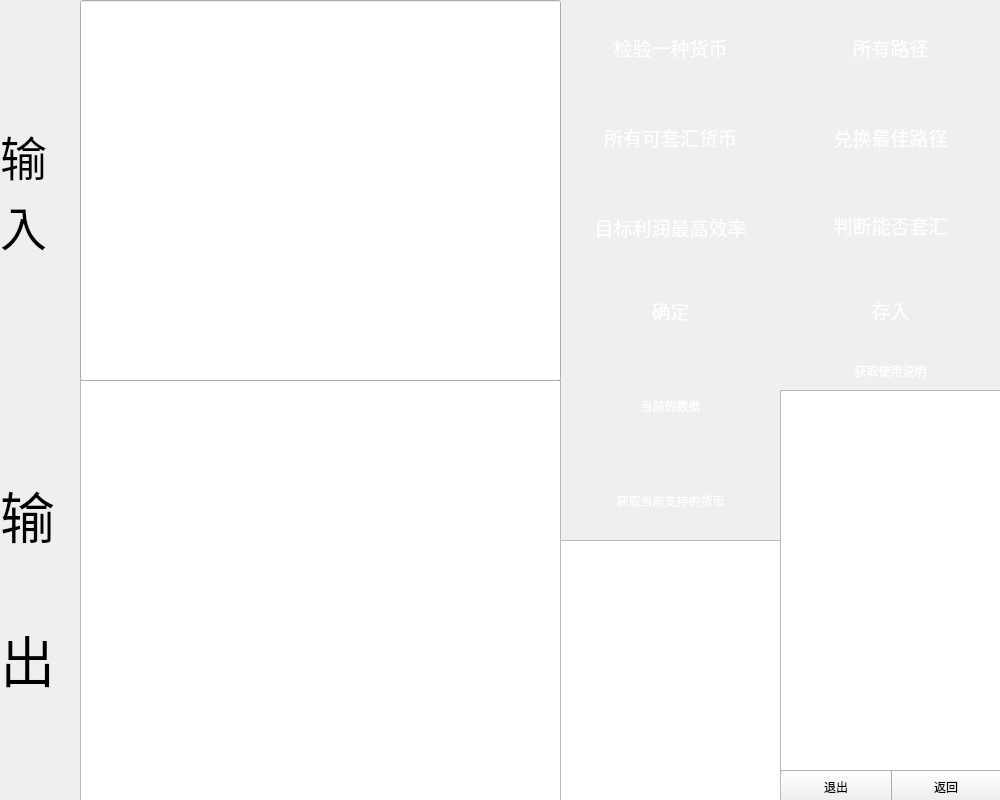
<?xml version="1.0" encoding="UTF-8"?>
<ui version="4.0">
 <class>Function</class>
 <widget class="QWidget" name="Function">
  <property name="geometry">
   <rect>
    <x>0</x>
    <y>0</y>
    <width>1000</width>
    <height>800</height>
   </rect>
  </property>
  <property name="windowTitle">
   <string>Form</string>
  </property>
  <widget class="QPushButton" name="pushButton">
   <property name="geometry">
    <rect>
     <x>890</x>
     <y>770</y>
     <width>112</width>
     <height>34</height>
    </rect>
   </property>
   <property name="text">
    <string>返回</string>
   </property>
  </widget>
  <widget class="QPushButton" name="pushButton_2">
   <property name="geometry">
    <rect>
     <x>780</x>
     <y>770</y>
     <width>112</width>
     <height>34</height>
    </rect>
   </property>
   <property name="text">
    <string>退出</string>
   </property>
  </widget>
  <widget class="QTextBrowser" name="textBrowser">
   <property name="geometry">
    <rect>
     <x>560</x>
     <y>540</y>
     <width>221</width>
     <height>261</height>
    </rect>
   </property>
  </widget>
  <widget class="QPushButton" name="pushButton_3">
   <property name="geometry">
    <rect>
     <x>560</x>
     <y>460</y>
     <width>221</width>
     <height>81</height>
    </rect>
   </property>
   <property name="styleSheet">
    <string notr="true">QPushButton
{
	background-color: qlineargradient(spread:pad, x1:0.52, 	y1:1, x2:0.54, y2:0, 
	stop:0.0112994 rgba(64, 145, 252, 255), 
	stop:1 rgba(255, 255, 255, 255));
	color: rgb(255, 255, 255);
 
	border:0px groove gray;border-radius:
}
QPushButton:hover
{
	background-color: qlineargradient(spread:pad, x1:0.52, 	y1:1, x2:0.54, y2:0, 
	stop:0.0112994 rgba(255, 255, 255, 255), 
	stop:1 rgba(64, 145, 252, 255));
}</string>
   </property>
   <property name="text">
    <string>获取当前支持的货币</string>
   </property>
  </widget>
  <widget class="QTextBrowser" name="textBrowser_2">
   <property name="geometry">
    <rect>
     <x>80</x>
     <y>380</y>
     <width>481</width>
     <height>421</height>
    </rect>
   </property>
   <property name="font">
    <font>
     <pointsize>18</pointsize>
    </font>
   </property>
  </widget>
  <widget class="QLineEdit" name="lineEdit">
   <property name="geometry">
    <rect>
     <x>80</x>
     <y>0</y>
     <width>481</width>
     <height>381</height>
    </rect>
   </property>
  </widget>
  <widget class="QLabel" name="label">
   <property name="geometry">
    <rect>
     <x>0</x>
     <y>0</y>
     <width>81</width>
     <height>381</height>
    </rect>
   </property>
   <property name="font">
    <font>
     <pointsize>35</pointsize>
    </font>
   </property>
   <property name="text">
    <string>输
入</string>
   </property>
  </widget>
  <widget class="QLabel" name="label_2">
   <property name="geometry">
    <rect>
     <x>0</x>
     <y>380</y>
     <width>81</width>
     <height>411</height>
    </rect>
   </property>
   <property name="font">
    <font>
     <pointsize>41</pointsize>
    </font>
   </property>
   <property name="text">
    <string>输

出</string>
   </property>
  </widget>
  <widget class="QPushButton" name="pushButton_4">
   <property name="geometry">
    <rect>
     <x>560</x>
     <y>0</y>
     <width>221</width>
     <height>94</height>
    </rect>
   </property>
   <property name="font">
    <font>
     <family>Candara</family>
     <pointsize>14</pointsize>
     <weight>50</weight>
     <italic>false</italic>
     <bold>false</bold>
    </font>
   </property>
   <property name="styleSheet">
    <string notr="true">QPushButton {
    background-color: qlineargradient(spread:pad, x1:0, y1:0, x2:0, y2:1, 
    stop:0 rgba(255, 0, 0, 255), 
    stop:1 rgba(255, 165, 0, 255));
    color: rgb(255, 255, 255);
    border:0px groove gray;
    border-radius: 7px;
    padding:2px 4px;
    font: 14pt &quot;Candara&quot;;
}
QPushButton:hover
{
	background-color: qlineargradient(spread:pad, x1:0, y1:0, x2:0, y2:1, 
    stop:0 rgba(255, 165, 0, 255), 
    stop:1 rgba(255, 0, 0, 255));
}

</string>
   </property>
   <property name="text">
    <string>检验一种货币</string>
   </property>
  </widget>
  <widget class="QPushButton" name="pushButton_5">
   <property name="geometry">
    <rect>
     <x>780</x>
     <y>0</y>
     <width>221</width>
     <height>94</height>
    </rect>
   </property>
   <property name="font">
    <font>
     <family>Candara</family>
     <pointsize>14</pointsize>
     <weight>50</weight>
     <italic>false</italic>
     <bold>false</bold>
    </font>
   </property>
   <property name="styleSheet">
    <string notr="true">QPushButton {
    background-color: qlineargradient(spread:pad, x1:0, y1:0, x2:0, y2:1, 
    stop:0 rgba(255, 0, 0, 255), 
    stop:1 rgba(255, 165, 0, 255));
    color: rgb(255, 255, 255);
    border:0px groove gray;
    border-radius: 7px;
    padding:2px 4px;
    font: 14pt &quot;Candara&quot;;
}
QPushButton:hover
{
	background-color: qlineargradient(spread:pad, x1:0, y1:0, x2:0, y2:1, 
    stop:0 rgba(255, 165, 0, 255), 
    stop:1 rgba(255, 0, 0, 255));
}
</string>
   </property>
   <property name="text">
    <string>所有路径</string>
   </property>
  </widget>
  <widget class="QPushButton" name="pushButton_6">
   <property name="geometry">
    <rect>
     <x>560</x>
     <y>90</y>
     <width>221</width>
     <height>94</height>
    </rect>
   </property>
   <property name="font">
    <font>
     <family>Candara</family>
     <pointsize>14</pointsize>
     <weight>50</weight>
     <italic>false</italic>
     <bold>false</bold>
    </font>
   </property>
   <property name="styleSheet">
    <string notr="true">QPushButton {
    background-color: qlineargradient(spread:pad, x1:0, y1:0, x2:0, y2:1, 
    stop:0 rgba(255, 165, 0, 255), 
    stop:1 rgba(255, 255, 0, 255));
    color: rgb(255, 255, 255);
    border:0px groove gray;
    border-radius: 7px;
    padding:2px 4px;
    font: 14pt &quot;Candara&quot;;
}
QPushButton:hover
{
	background-color: qlineargradient(spread:pad, x1:0, y1:0, x2:0, y2:1, 
    stop:0 rgba(255, 255, 0, 255), 
    stop:1 rgba(255, 165, 0, 255));
}
</string>
   </property>
   <property name="text">
    <string>所有可套汇货币</string>
   </property>
  </widget>
  <widget class="QPushButton" name="pushButton_7">
   <property name="geometry">
    <rect>
     <x>780</x>
     <y>90</y>
     <width>221</width>
     <height>94</height>
    </rect>
   </property>
   <property name="font">
    <font>
     <family>Candara</family>
     <pointsize>14</pointsize>
     <weight>50</weight>
     <italic>false</italic>
     <bold>false</bold>
    </font>
   </property>
   <property name="styleSheet">
    <string notr="true">QPushButton {
    background-color: qlineargradient(spread:pad, x1:0, y1:0, x2:0, y2:1, 
    stop:0 rgba(255, 165, 0, 255), 
    stop:1 rgba(255, 255, 0, 255));
    color: rgb(255, 255, 255);
    border:0px groove gray;
    border-radius: 7px;
    padding:2px 4px;
    font: 14pt &quot;Candara&quot;;
}
QPushButton:hover
{
	background-color: qlineargradient(spread:pad, x1:0, y1:0, x2:0, y2:1, 
    stop:0 rgba(255, 255, 0, 255), 
    stop:1 rgba(255, 165, 0, 255));
}
</string>
   </property>
   <property name="text">
    <string>兑换最佳路径</string>
   </property>
  </widget>
  <widget class="QPushButton" name="pushButton_9">
   <property name="geometry">
    <rect>
     <x>560</x>
     <y>270</y>
     <width>221</width>
     <height>81</height>
    </rect>
   </property>
   <property name="font">
    <font>
     <family>Candara</family>
     <pointsize>14</pointsize>
     <weight>50</weight>
     <italic>false</italic>
     <bold>false</bold>
    </font>
   </property>
   <property name="styleSheet">
    <string notr="true">QPushButton {
    background-color: qlineargradient(spread:pad, x1:0, y1:0, x2:0, y2:1, 
    stop:0 rgba(0, 128, 0, 255), 
    stop:1 rgba(0, 0, 255, 255));
    color: rgb(255, 255, 255);
    border:0px groove gray;
    border-radius: 7px;
    padding:2px 4px;
    font: 14pt &quot;Candara&quot;;
}
QPushButton:hover
{
	background-color: qlineargradient(spread:pad, x1:0, y1:0, x2:0, y2:1, 
    stop:0 rgba(0, 0, 255, 255), 
    stop:1 rgba(0, 128, 0, 255));
}
</string>
   </property>
   <property name="text">
    <string>确定</string>
   </property>
  </widget>
  <widget class="QPushButton" name="pushButton_11">
   <property name="geometry">
    <rect>
     <x>560</x>
     <y>180</y>
     <width>221</width>
     <height>94</height>
    </rect>
   </property>
   <property name="font">
    <font>
     <family>Candara</family>
     <pointsize>14</pointsize>
     <weight>50</weight>
     <italic>false</italic>
     <bold>false</bold>
    </font>
   </property>
   <property name="styleSheet">
    <string notr="true">QPushButton {
    background-color: qlineargradient(spread:pad, x1:0, y1:0, x2:0, y2:1, 
    stop:0 rgba(255, 255, 0, 255), 
    stop:1 rgba(0, 128, 0, 255));
    color: rgb(255, 255, 255);
    border:0px groove gray;
    border-radius: 7px;
    padding:2px 4px;
    font: 14pt &quot;Candara&quot;;
}
QPushButton:hover
{
	background-color: qlineargradient(spread:pad, x1:0, y1:0, x2:0, y2:1, 
    stop:0 rgba(0, 128, 0, 255), 
    stop:1 rgba(255, 255, 0, 255));
}</string>
   </property>
   <property name="text">
    <string>目标利润最高效率</string>
   </property>
  </widget>
  <widget class="QPushButton" name="pushButton_12">
   <property name="geometry">
    <rect>
     <x>780</x>
     <y>180</y>
     <width>221</width>
     <height>91</height>
    </rect>
   </property>
   <property name="font">
    <font>
     <family>Candara</family>
     <pointsize>14</pointsize>
     <weight>50</weight>
     <italic>false</italic>
     <bold>false</bold>
    </font>
   </property>
   <property name="styleSheet">
    <string notr="true">QPushButton {
    background-color: qlineargradient(spread:pad, x1:0, y1:0, x2:0, y2:1, 
    stop:0 rgba(255, 255, 0, 255), 
    stop:1 rgba(0, 128, 0, 255));
    color: rgb(255, 255, 255);
    border:0px groove gray;
    border-radius: 7px;
    padding:2px 4px;
    font: 14pt &quot;Candara&quot;;
}
QPushButton:hover
{
	background-color: qlineargradient(spread:pad, x1:0, y1:0, x2:0, y2:1, 
    stop:0 rgba(0, 128, 0, 255), 
    stop:1 rgba(255, 255, 0, 255));
}</string>
   </property>
   <property name="text">
    <string>判断能否套汇</string>
   </property>
  </widget>
  <widget class="QPushButton" name="pushButton_13">
   <property name="geometry">
    <rect>
     <x>780</x>
     <y>350</y>
     <width>221</width>
     <height>41</height>
    </rect>
   </property>
   <property name="styleSheet">
    <string notr="true">QPushButton
{
	background-color: qlineargradient(spread:pad, x1:0.52, 	y1:1, x2:0.54, y2:0, 
	stop:0.0112994 rgba(64, 145, 252, 255), 
	stop:1 rgba(255, 255, 255, 255));
	color: rgb(255, 255, 255);
 
	border:0px groove gray;border-radius:
}
QPushButton:hover
{
	background-color: qlineargradient(spread:pad, x1:0.52, 	y1:1, x2:0.54, y2:0, 
	stop:0.0112994 rgba(255, 255, 255, 255), 
	stop:1 rgba(64, 145, 252, 255));
}</string>
   </property>
   <property name="text">
    <string>获取使用说明</string>
   </property>
  </widget>
  <widget class="QTextBrowser" name="textBrowser_3">
   <property name="geometry">
    <rect>
     <x>780</x>
     <y>390</y>
     <width>221</width>
     <height>381</height>
    </rect>
   </property>
  </widget>
  <widget class="QPushButton" name="pushButton_14">
   <property name="geometry">
    <rect>
     <x>780</x>
     <y>270</y>
     <width>221</width>
     <height>81</height>
    </rect>
   </property>
   <property name="font">
    <font>
     <family>Candara</family>
     <pointsize>14</pointsize>
     <weight>50</weight>
     <italic>false</italic>
     <bold>false</bold>
    </font>
   </property>
   <property name="styleSheet">
    <string notr="true">QPushButton {
    background-color: qlineargradient(spread:pad, x1:0, y1:0, x2:0, y2:1, 
    stop:0 rgba(0, 128, 0, 255), 
    stop:1 rgba(0, 0, 255, 255));
    color: rgb(255, 255, 255);
    border:0px groove gray;
    border-radius: 7px;
    padding:2px 4px;
    font: 14pt &quot;Candara&quot;;
}
QPushButton:hover
{
	background-color: qlineargradient(spread:pad, x1:0, y1:0, x2:0, y2:1, 
    stop:0 rgba(0, 0, 255, 255), 
    stop:1 rgba(0, 128, 0, 255));
}</string>
   </property>
   <property name="text">
    <string>存入</string>
   </property>
  </widget>
  <widget class="QPushButton" name="pushButton_8">
   <property name="geometry">
    <rect>
     <x>560</x>
     <y>350</y>
     <width>221</width>
     <height>111</height>
    </rect>
   </property>
   <property name="styleSheet">
    <string notr="true">QPushButton {
    background-color: qlineargradient(spread:pad, x1:0, y1:0, x2:0, y2:1, 
    stop:0 rgba(0, 0, 255, 255), 
    stop:1 rgba(238, 130, 238, 255));
    color: rgb(255, 255, 255);
    border:0px groove gray;
    border-radius: 7px;
    padding:2px 4px;
    font: 14pt &quot;Candara&quot;;
}
QPushButton:hover
{
	background-color: qlineargradient(spread:pad, x1:0, y1:0, x2:0, y2:1, 
    stop:0 rgba(238, 130, 238, 255), 
    stop:1 rgba(0, 0, 255, 255));
}</string>
   </property>
   <property name="text">
    <string>当前的数据</string>
   </property>
  </widget>
 </widget>
 <resources/>
 <connections/>
</ui>
